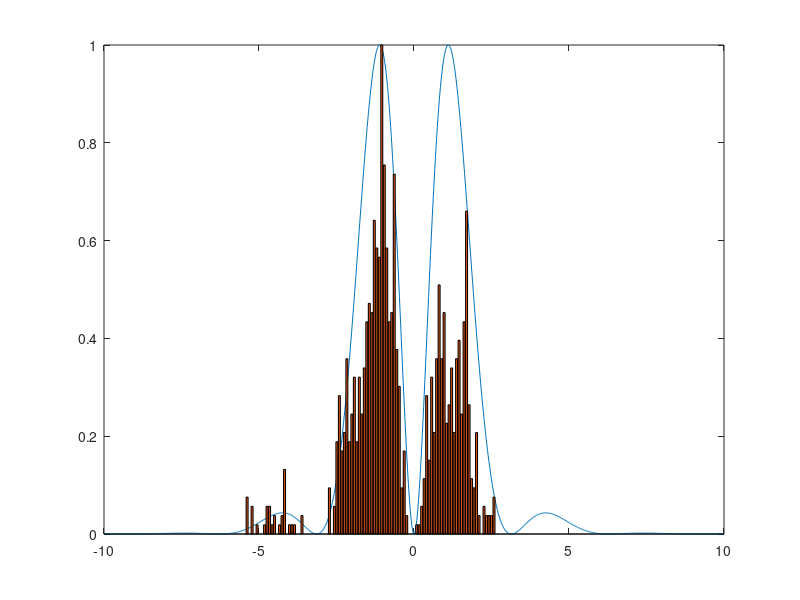
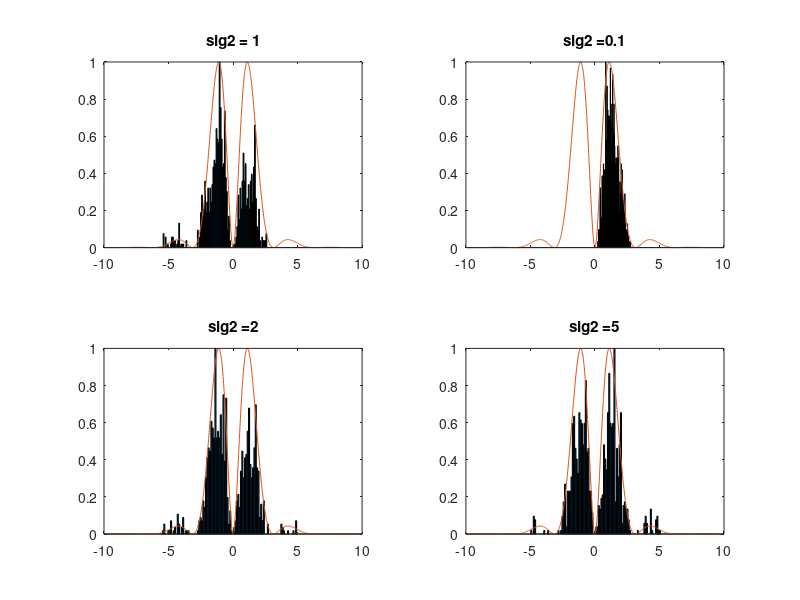
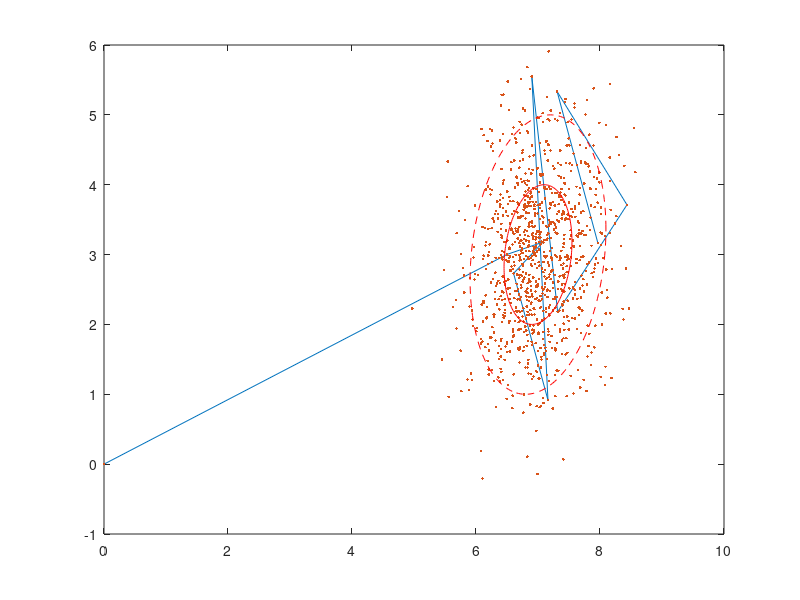
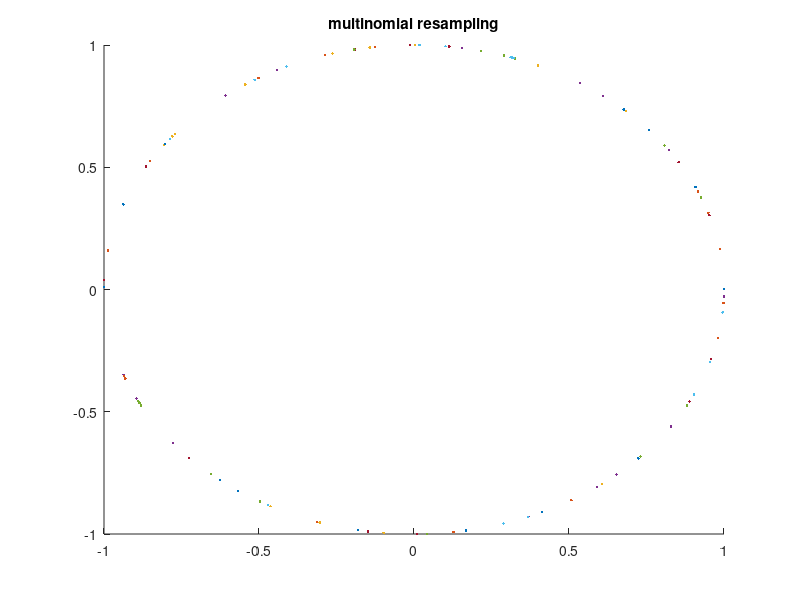

The MATLAB source for these figures, in order:
%% Exercises set III
% PhD course on Sequential Monte Carlo methods 2017

%% III.1 Metropolis-Hastings

% samples from pi(x) \propto sin2(x)exp(-|x|) x in R
% gaussian random walk as proposal q(x|x') = N(x|x',sig2)
% plot results histogram with pi overlaid
% different values of sig2

p = @(x) sin(x).^2.*exp(-(abs(x))); % proportional value of pi

X = linspace(-10,10,1000);
Y = p(X);
Y = Y./max(Y);

figure(1)
clf
plot(X,Y)
hold on

M    = 1000;      % number of MCMC steps
sig2 = 0.5;          % variance proposal
q    = @(x,mu) 1/(sqrt(2*pi*sig2))*exp(-0.5*(x-mu)^2/sig2);
x    = 1;          % initialization
s    = zeros(M,1); % stored samples
s(1) = x;

for i = 1:M
   
    x_star = sqrt(sig2)*randn + x;
    ratio  = p(x_star)*q(x,x_star)/(p(x)*q(x_star,x));
    alpha  = min(1,ratio);
    
    u = rand;
    if u <= alpha
        x = x_star;
    end
    
    s(i) = x;
    
end

nbins = 100;
[H,C] = hist(s,nbins);
H = H./max(H);
bar(C,H)

%%
% test with different values of sig2

figure(2)
clf 
hold on
ax1 = subplot(2,2,1);
bar(ax1,C,H)
hold on
plot(X,Y)
title('sig2 = 1')

sig2_grid = [0.1 2 5];          % variance proposal

for j = 1:3
    
    sig2 = sig2_grid(j);
    q    = @(x,mu) 1/(sqrt(2*pi*sig2))*exp(-0.5*(x-mu)^2/sig2);
    
    x    = 1;          % initialization
    s    = zeros(M,1); % stored samples
    s(1) = x;
    
    for i = 1:M

        x_star = sqrt(sig2)*randn + x;
        ratio  = p(x_star)*q(x,x_star)/(p(x)*q(x_star,x));
        alpha  = min(1,ratio);

        u = rand;
        if u <= alpha
            x = x_star;
        end

        s(i) = x;

    end

    [H,C] = hist(s,nbins);
    H = H./max(H);
    
    ax1 = subplot(2,2,j+1);
    bar(ax1,C,H)
    hold on
plot(X,Y)
    title(strcat('sig2 =',num2str(sig2)))

end

%% III.2 Gibbs sampling

% pi(x) = N([7;3],[0.3 0.1;... 
%                  0.1  1])

M    = 1000;

mu   = [7;3];
cov  = [0.3 0.1;...
       0.1  1 ];

x0     = [0;0];
x      = zeros(2,M);
x(:,1) = x0;

sig2_x1x2 = cov(1,1)-(cov(1,2)^2/cov(2,2));
sig2_x2x1 = cov(2,2)-(cov(2,1)^2/cov(1,1));

for i = 2:M
    
    mu_x1x2 = mu(1) + cov(1,2)/cov(2,2)*(x(2,i-1) - mu(2));
    x(1,i)  = sqrt(sig2_x1x2)*randn + mu_x1x2;
    mu_x2x1 = mu(2) + cov(2,1)/cov(1,1)*(x(1,i)   - mu(1));
    x(2,i)  = sqrt(sig2_x2x1)*randn + mu_x2x1;

end

figure(3)
clf
plot(x(1,1:10),x(2,1:10),'-')
hold on
plot(x(1,:),x(2,:),'.')

C     = chol(cov);
angle = linspace(0,2*pi,200)';
xy    = [cos(angle) sin(angle)];
XY    = xy*C;
plot(mu(1)+XY(:,1), mu(2)+XY(:,2), 'r-', ...
     mu(1)+2*XY(:,1), mu(2)+2*XY(:,2), 'r--')

%% III.3 Resampling

% sample from a distribution of our choice, and provide (positive) weights
% and normalize them
% estimate of mean (with sum of weighted samples)
% estimate of mean after some resampling schemes: multinomial, stratified,
% systematic
% even though the resampling is unbiased, the variance of these estimators
% is always larger than (or possibly equal to) the variance of the
% estimator of weighted samples --> resampling adds variance

p = @(x) 0.3*1/sqrt(2*pi*0.1).*exp(-0.5.*(x-2).^2./0.1) + 0.7*1/sqrt(2*pi*1).*exp(-0.5.*(x-0.5).^2./2);

mu_q   = 0.5;
sig2_q = 4;
q      = @(x) 1/sqrt(2*pi*sig2_q).*exp(-0.5.*(x-mu_q).^2./sig2_q);

x = linspace(-10,10);
y = p(x);

figure(4)
clf
plot(x,y)
hold on
y = q(x);
plot(x,y,'r')

%%
% One simulation (to plot resampling schemes)

N = 100; % number of samples

% sample from proposal
s = sqrt(sig2_q).*randn(N,1) + mu_q;
% weight
w = p(s)./q(s);
% normalize weights
W = sum(w);
w = w./W;

% % weighted histogram
% [H,V] = histwc(s,w,100);
% bar(V,H)

% estimate mean 
m = sum(w.*s);

% cumulative sum weights
c    = zeros(N,1);
c(1) = w(1);

for i = 2:N
    c(i) = c(i-1)+w(i);
end

% multinomial resampling
ind = zeros(N,1);
wm  = 1/N.*ones(N,1);

figure(4)
clf
hold on
title('multinomial resampling')
for i = 1:N
    u = rand;
    ind(i) = find(u*ones(N,1)<c,1);
    plot(cos(u*2*pi),sin(u*2*pi),'.')
end

sm = s(ind);

mm = 1/N*sum(sm);

% stratified resampling
ind = zeros(N,1);
wst = 1/N.*ones(N,1);

figure(5)
clf
hold on
title('stratified resampling')
for i = 1:N
    u = rand/N + (i-1)/N;
    U = u.*ones(N,1);
    ind(i) = find(U<c,1);
    plot(cos(u*2*pi),sin(u*2*pi),'.')
end

sst = s(ind);

mst = 1/N*sum(sst);

% systematic resampling
ssy = zeros(N,1);      % samples from systematic resampling
wsy = 1/N.*ones(N,1);

u = 1/N*rand;
i = 1;

figure(6)
clf
hold on
title('systematic resampling')

for j = 1:N
    while u>c(i)
        i = i+1;
    end
    ssy(j) = s(i); 
    u = u + 1/N;
    plot(cos(u*2*pi),sin(u*2*pi),'.')
end

msy = 1/N.*sum(ssy);

%%
% Several simulations to analyse variance for each resampling scheme

N     = 100;            % number of samples
Nsimu = 100;            % number of simulations

m     = zeros(Nsimu,1); % mean without resampling
mm    = zeros(Nsimu,1); % mean with multinomial resampling
mst   = zeros(Nsimu,1); % mean with stratified resampling
msy   = zeros(Nsimu,1); % mean with systematic resampling

for i_simu = 1:Nsimu

    % sample from proposal
    s = sqrt(sig2_q).*randn(N,1) + mu_q;
    % weight
    w = p(s)./q(s);
    % normalize weights
    W = sum(w);
    w = w./W;

    % % weighted histogram
    % [H,V] = histwc(s,w,100);
    % bar(V,H)

    % estimate mean 
    m(i_simu) = sum(w.*s);

    % cumulative sum weights
    c    = zeros(N,1);
    c(1) = w(1);

    for i = 2:N
        c(i) = c(i-1)+w(i);
    end

    % multinomial resampling
    ind = zeros(N,1);
    wm  = 1/N.*ones(N,1);

    for i = 1:N
        u = rand;
        ind(i) = find(u*ones(N,1)<c,1);
    end

    sm = s(ind);

    mm(i_simu) = 1/N*sum(sm);

    % stratified resampling
    ind = zeros(N,1);
    wst = 1/N.*ones(N,1);

    for i = 1:N
        u = rand/N + (i-1)/N;
        U = u.*ones(N,1);
        ind(i) = find(U<c,1);
    end

    sst = s(ind);

    mst(i_simu) = 1/N*sum(sst);

    % systematic resampling
    ssy = zeros(N,1);      % samples from systematic resampling
    wsy = 1/N.*ones(N,1);

    u = 1/N*rand;
    i = 1;

    for j = 1:N
        while u>c(i)
            i = i+1;
        end
        ssy(j) = s(i); 
        u = u + 1/N;
    end

    msy(i_simu) = 1/N.*sum(ssy);

end % end loop simulation (Nsimu)

%%
% boxplot of Nsimu simulations

figure(7)
clf
labels = {'none','multinomial','stratified','systematic'};
data   = [m,mm,mst,msy];
boxplot(data,'Labels',labels)

%% III.4 Path-space view

